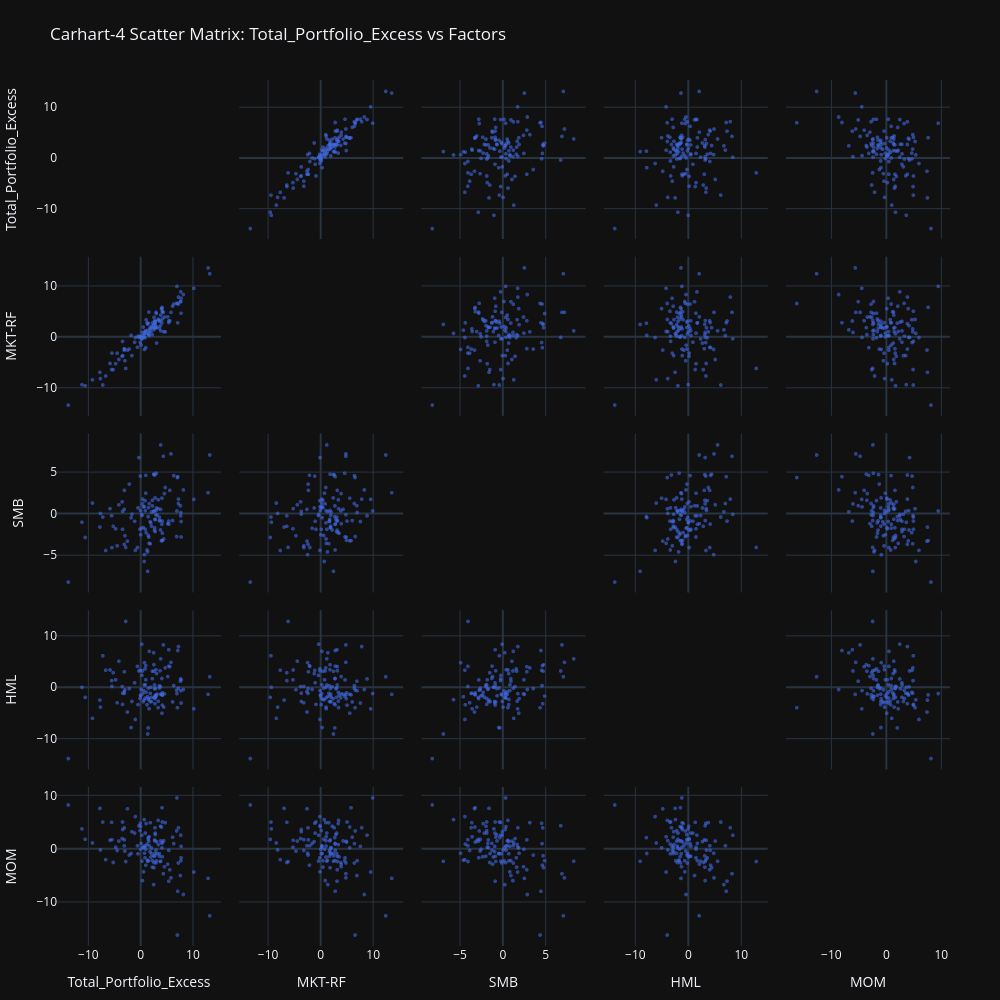

Here is the notebook cell this chart was saved with:
### Markdown cell above
### 3. Carhart Four-Factor Model, portfolio by portfolio

**What the code does.** Same structure as the FF3 section, but the nested test now compares FF3 vs. Carhart (`H₀: MOM = 0`), i.e. it asks whether momentum adds explanatory power on top of market, size and value. The dashboard and full coefficient table are shown for `Total_Portfolio`, and the section ends with a comparison chart, this time FF3 vs. Carhart.

**Results obtained.**

| Portfolio | MOM=0 F-stat | p-value | Verdict |
|---|---|---|---|
| Growth | 2.08 | 0.152 | fail to reject |
| Value | 5.67 | 0.019 | reject H₀ |
| Small_Mid | 6.14 | 0.015 | reject H₀ |
| Defensif | 0.28 | 0.599 | fail to reject |
| Qualite | 0.02 | 0.876 | fail to reject |
| Cyclique | 0.16 | 0.687 | fail to reject |
| Total_Portfolio | 8.12 | 0.005 | reject H₀ |

For `Total_Portfolio`: α = 0.326 (p = 0.004), β(MKT-RF) = 0.938, β(SMB) = -0.019 (n.s.), β(HML) = 0.164 (p < 0.001), β(MOM) = **-0.090** (p = 0.005), R² = 0.933 (marginal gain over FF3's 0.929).

**Economic interpretation.** Momentum is significant for only 3 of 7 portfolios (Value, Small_Mid, Total_Portfolio), and where it is significant, its sign is systematically **negative** — the opposite of the "winners keep winning" effect Carhart (1997) documented in mutual fund performance. A negative MOM loading here more plausibly reflects a *contrarian/mean-reverting* tilt embedded in the value-heavy sleeves of this specific portfolio (post-2016 US equities saw momentum crash sharply around several turning points, e.g. the 2020 growth-to-value rotation and the 2022 tightening cycle) rather than a genuine, stable momentum premium. Combined with the fact that R² barely moves from FF3 to Carhart for most portfolios (e.g. Growth: 0.782 → 0.785; Qualite: 0.607 → 0.607), this is a good illustration of the notebook's opening question: momentum, in this sample, mostly looks like statistical noise or a sample-specific artifact rather than a robust additional risk factor.

### Code cell
for port in portfolio_to_plot:
    portfolio_col = f'{port}_Excess'
    print(f"\n--- Analysis for portfolio: {port} ---")
    
    ff3_results = run_multifactor_analysis(df_final, portfolio_col, ff3_factors)    
    carhart_results = run_multifactor_analysis(df_final, portfolio_col, carhart_factors)
    
    f_test_carhart = compare_models_f_test(ff3_results['model'], carhart_results['model'])
    f_stat_carhart = f_test_carhart['F'][1]
    p_val_carhart = f_test_carhart['Pr(>F)'][1]
    
    print("\n--- Nullity Test for Momentum Factor (MOM=0) ---")
    print(f"F-statistic (nested test): {f_stat_carhart:.4f}")
    print(f"P-value (nested test)    : {p_val_carhart:.6f}")
    if p_val_carhart < 0.05:
        print("=> Conclusion: Reject H0. Adding MOM is statistically significant.")
    else:
        print("=> Conclusion: Do not reject H0. Adding MOM does not significantly improve the model over FF3.")
        
    if port == selected_portfolio:
        print(f"\n--- Carhart Results for {port} ---")
        carhart_summary = pd.DataFrame({
            'Coefficient': carhart_results['params'],
            'Std Error': carhart_results['model'].bse,
            't-stat': carhart_results['model'].tvalues,
            'p-value': carhart_results['pvalues']
        }).round(4)
        carhart_summary.index = ['Alpha'] + carhart_factors
        print(carhart_summary)
        print("-" * 50)
        print(f"R-squared         : {carhart_results['r2']:.4f}")
        print(f"Adjusted R-squared: {carhart_results['adj_r2']:.4f}")
        print(f"F-stat (global)   : {carhart_results['f_stat']:.4f} (p-value: {carhart_results['p_f']:.6f})")
        

        plot_scatter_matrix(df_final, portfolio_col, carhart_factors, "Carhart-4")
        plot_multifactor_dashboard(df_final, portfolio_col, carhart_results, carhart_factors)
        
print("\n\n" + "="*25 + " COMPARATIVE PLOTS " + "="*25)
plot_model_comparison_charts(comparison_df, 'FF3', 'Carhart')

### Figure 1 — Plotly figure (JSON) as saved in the notebook; plotly's stock layout.template omitted (floating-point values rounded to 4 significant figures)
{"data": [{"diagonal": {"visible": false}, "dimensions": [{"axis": {"matches": true}, "label": "Total_Portfolio_Excess", "values": [0.5467, 7.588, 0.3429, 2.732, -0.02944, 4.544, 2.228, 0.3943, -0.6143, 4.335, 2.926, 2.056, 4.147, -0.5097, 0.8939, 4.421, 0.9723, 2.664, -0.1254, 2.511, 3.79, 3.574, 1.95, 3.975, -3.452, -2.199, 0.7045, 2.737, 1.495, 2.652, 3.335, -0.01135, -6.696, 3.596, -10.62, 8.164, 3.375, 1.608, 5.168, -7.794, 7.69, 0.8866, -2.536, 2.474, 2.059, 2.552, 2.24, -1.019, -7.7, -13.84, 12.89, 4.074, 2.746, 4.083, 7.731, -1.672, 0.9831, 13.21, 2.996, -0.3265, 7.079, 5.368, 4.158, 1.637, 1.423, 1.314, 2.788, -4.161, 6.867, 0.08774, 3.704, -2.862, -3.123, 2.75, -7.248, 0.2264, -9.218, 10.16, -3.547, -11.23, 7.23, 7.726, -5.562, 7.024, -3.129, 1.342, 1.473, -1.829, 7.206, 5.567, -3.128, -4.784, -5.496, 7.652, 5.792, 0.6808, 4.145, 5.373, -3.017, 3.807, 1.214, 3.831, 1.833, 1.796, -1.158, 6.315, -4.496, 4.059, 0.7283, -5.254, -3.47, 6.101, 2.93, 3.143, 2.535, 1.036, 0.4947, 0.8294, 0.2406, 4.687, 3.041, -5.864, 6.938, 1.549, -0.0741]}, {"axis": {"matches": true}, "label": "MKT-RF", "values": [-0.07, 6.95, 0.91, 1.78, -0.03, 3.94, 0.49, 0.27, -2.01, 4.85, 1.81, 1.94, 3.55, 0.17, 1.08, 1.07, 0.78, 1.88, 0.18, 2.49, 2.25, 3.12, 1.06, 5.58, -3.64, -2.35, 0.29, 2.63, 0.49, 3.2, 3.46, 0.06, -7.64, 1.71, -9.55, 8.36, 3.42, 1.1, 3.97, -6.92, 6.99, 1.22, -2.55, 1.42, 2.07, 3.87, 2.76, -0.09, -8.15, -13.35, 13.58, 5.59, 2.44, 5.83, 7.62, -3.64, -2.08, 12.44, 4.63, -0.07, 2.81, 3.16, 4.97, 0.29, 2.73, 1.34, 2.95, -4.4, 6.63, -1.58, 3.24, -6.15, -2.28, 3.08, -9.41, -0.33, -8.4, 9.57, -3.77, -9.34, 7.86, 4.69, -6.38, 6.6, -2.57, 2.49, 0.63, 0.33, 6.46, 3.21, -2.36, -5.23, -3.15, 8.88, 4.85, 0.73, 5.07, 2.84, -4.65, 4.32, 2.8, 1.22, 1.61, 1.73, -1.0, 6.49, -3.16, 2.8, -2.43, -6.39, -0.84, 6.06, 4.86, 1.98, 1.84, 3.39, 1.96, -0.13, -0.36, 1.03, -1.18, -5.18, 9.95, 4.91, -1.07]}, {"axis": {"matches": true}, "label": "SMB", "values": [0.87, 1.0, 1.23, -0.62, 0.42, 2.47, 1.66, 1.81, -4.02, 6.96, 0.44, -1.44, -2.3, 0.75, 0.41, -2.99, 2.52, -1.64, -1.83, 4.76, -1.91, -0.38, -1.05, -3.21, 0.34, 3.61, 0.89, 4.71, 0.77, -1.93, 0.65, -2.49, -4.38, -0.81, -2.81, 2.91, 1.72, -3.52, -1.15, -1.56, 0.19, -1.82, -3.25, 0.29, 0.25, 0.39, 0.99, -4.37, 0.08, -8.18, 2.57, 1.92, 1.95, -3.19, -0.89, -0.01, 4.67, 7.12, 4.93, 6.81, 4.5, -0.84, -3.16, 1.27, -0.3, -4.55, -0.66, 1.12, -2.7, -1.7, -0.78, -4.01, 2.86, -2.11, -0.35, -0.03, 1.33, 1.78, 1.48, -0.98, 1.81, -2.75, -0.2, 4.4, 0.57, -6.89, -2.57, -0.43, 1.28, 2.86, -3.64, -1.77, -4.03, -0.21, 7.25, -5.7, -0.84, -1.2, -2.6, 0.57, -4.32, 8.33, -3.57, -0.91, -0.86, 4.63, -3.82, -1.23, -4.88, -1.47, -1.83, -0.77, -0.08, -0.13, 4.81, -2.24, -1.62, 1.62, -0.17, 3.21, 0.74, 0.66, 0.38, -2.77, 4.58]}, {"axis": {"matches": true}, "label": "HML", "values": [-0.61, 1.22, 3.22, -1.62, -1.49, -1.24, 3.17, -1.19, 4.11, 8.29, 3.47, -2.76, -1.5, -3.33, -2.05, -3.82, 1.5, -0.23, -2.13, 3.15, 0.13, -0.09, 0.05, -1.32, -1.1, -0.21, 0.53, -3.14, -2.33, 0.49, -3.91, -1.62, 3.38, 0.36, -1.92, -0.39, -2.66, -4.14, 2.13, -2.45, -0.64, 0.5, -4.77, 6.76, -1.92, -2.0, 1.73, -6.22, -3.82, -13.83, -1.34, -5.0, -2.17, -1.44, -3.02, -2.72, 4.25, 2.09, -1.68, 3.22, 7.2, 7.35, -1.02, 7.04, -7.86, -1.79, -0.23, 5.12, -0.53, -0.37, 3.25, 12.86, 3.06, -1.9, 6.18, 8.44, -6.0, -4.15, 0.18, 0.03, 7.97, 1.48, 1.34, -3.94, -0.8, -9.05, -0.12, -7.79, -0.13, 4.06, -1.15, 1.5, 0.2, 1.67, 4.89, -2.38, -3.43, 4.16, -0.45, -1.31, -3.36, 5.57, -1.13, -2.73, 0.91, 0.38, -2.97, 1.76, 4.84, 2.87, -3.29, -2.81, -1.43, -1.28, 4.44, -0.93, -2.76, 3.62, 2.36, 3.82, 2.71, 3.41, -1.17, -2.16, 3.34]}, {"axis": {"matches": true}, "label": "MOM", "values": [-4.34, -5.04, -5.99, 1.45, 4.14, -3.39, -3.46, 0.22, 0.55, -4.7, -0.26, -0.92, -1.53, -0.96, 0.5, 1.5, -0.11, 1.64, 3.38, -1.34, 4.21, -0.94, -1.57, 4.06, 3.6, -1.2, 0.45, 3.91, -2.28, -1.43, 5.31, -0.1, -2.06, -1.42, 1.75, -8.6, 0.77, 2.24, -2.91, 7.56, -2.26, 2.93, 7.48, -6.74, 0.13, -2.61, -2.24, 6.02, -0.24, 8.2, -5.58, 0.15, -0.87, 7.69, 0.43, 3.18, -3.1, -12.6, -2.27, 4.3, -7.99, -6.1, 1.23, 0.56, 2.07, -2.17, 2.63, 1.43, 3.32, 0.97, -2.4, -2.41, 1.65, 2.92, 4.99, 2.52, 1.07, -4.38, 1.89, 3.71, 3.92, -1.71, 4.94, -16.21, 0.54, -2.37, 1.75, -0.9, -2.7, -3.96, 3.91, 0.27, 1.69, 2.53, -5.48, 5.45, 5.01, -0.32, -0.45, 1.45, 0.86, -2.36, 4.87, -0.56, 2.92, 0.94, -0.34, 0.99, -0.85, -2.59, 5.01, 2.16, -2.68, -0.94, -3.58, 4.71, 0.19, -1.71, -2.34, 4.89, 1.32, 1.57, 9.52, 1.38, 4.76]}], "hovertemplate": "%{xaxis.title.text}=%{x}<br>%{yaxis.title.text}=%{y}<extra></extra>", "legendgroup": "", "marker": {"color": "royalblue", "opacity": 0.6, "size": 4, "symbol": "circle"}, "name": "", "showlegend": false, "type": "splom"}], "layout": {"dragmode": "select", "height": 1000, "hovermode": "closest", "legend": {"tracegroupgap": 0}, "margin": {"b": 50, "l": 50, "r": 50, "t": 80}, "title": {"text": "Carhart-4 Scatter Matrix: Total_Portfolio_Excess vs Factors"}, "width": 1000}}
